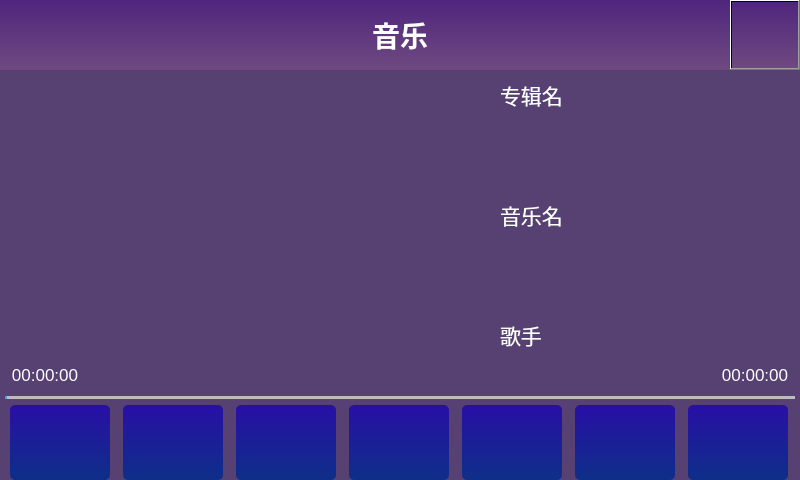
<?xml version="1.0" encoding="UTF-8"?>
<ui version="4.0">
 <class>MusicPlayer</class>
 <widget class="QWidget" name="MusicPlayer">
  <property name="geometry">
   <rect>
    <x>0</x>
    <y>0</y>
    <width>800</width>
    <height>480</height>
   </rect>
  </property>
  <property name="sizePolicy">
   <sizepolicy hsizetype="Expanding" vsizetype="Expanding">
    <horstretch>0</horstretch>
    <verstretch>0</verstretch>
   </sizepolicy>
  </property>
  <property name="minimumSize">
   <size>
    <width>800</width>
    <height>480</height>
   </size>
  </property>
  <property name="maximumSize">
   <size>
    <width>16777215</width>
    <height>16777215</height>
   </size>
  </property>
  <property name="focusPolicy">
   <enum>Qt::ClickFocus</enum>
  </property>
  <property name="windowTitle">
   <string>Form</string>
  </property>
  <property name="styleSheet">
   <string notr="true">background-color: rgb(87, 65, 115);</string>
  </property>
  <layout class="QGridLayout" name="gridLayout_3">
   <property name="leftMargin">
    <number>0</number>
   </property>
   <property name="topMargin">
    <number>0</number>
   </property>
   <property name="rightMargin">
    <number>0</number>
   </property>
   <property name="bottomMargin">
    <number>0</number>
   </property>
   <property name="spacing">
    <number>0</number>
   </property>
   <item row="0" column="0">
    <layout class="QVBoxLayout" name="verticalLayout_2">
     <property name="spacing">
      <number>0</number>
     </property>
     <item>
      <widget class="QWidget" name="widget" native="true">
       <property name="minimumSize">
        <size>
         <width>0</width>
         <height>70</height>
        </size>
       </property>
       <property name="maximumSize">
        <size>
         <width>1024000</width>
         <height>70</height>
        </size>
       </property>
       <property name="styleSheet">
        <string notr="true">background-color: qlineargradient(spread:pad, x1:0, y1:0, x2:0, y2:1, stop:0 rgb(79, 38, 126), stop:1 rgb(111, 73, 127));</string>
       </property>
       <layout class="QGridLayout" name="gridLayout_2">
        <property name="leftMargin">
         <number>0</number>
        </property>
        <property name="topMargin">
         <number>0</number>
        </property>
        <property name="rightMargin">
         <number>0</number>
        </property>
        <property name="bottomMargin">
         <number>0</number>
        </property>
        <property name="spacing">
         <number>0</number>
        </property>
        <item row="0" column="0">
         <layout class="QHBoxLayout" name="horizontalLayout_5">
          <property name="spacing">
           <number>0</number>
          </property>
          <item>
           <widget class="QLabel" name="label">
            <property name="sizePolicy">
             <sizepolicy hsizetype="Expanding" vsizetype="Preferred">
              <horstretch>0</horstretch>
              <verstretch>0</verstretch>
             </sizepolicy>
            </property>
            <property name="minimumSize">
             <size>
              <width>800</width>
              <height>70</height>
             </size>
            </property>
            <property name="maximumSize">
             <size>
              <width>16777215</width>
              <height>70</height>
             </size>
            </property>
            <property name="font">
             <font>
              <pointsize>21</pointsize>
              <weight>75</weight>
              <bold>true</bold>
             </font>
            </property>
            <property name="styleSheet">
             <string notr="true">color:white;</string>
            </property>
            <property name="text">
             <string>音乐</string>
            </property>
            <property name="alignment">
             <set>Qt::AlignCenter</set>
            </property>
           </widget>
          </item>
         </layout>
        </item>
        <item row="0" column="1">
         <widget class="QPushButton" name="return_btn">
          <property name="minimumSize">
           <size>
            <width>70</width>
            <height>70</height>
           </size>
          </property>
          <property name="maximumSize">
           <size>
            <width>70</width>
            <height>70</height>
           </size>
          </property>
          <property name="styleSheet">
           <string notr="true">QPushButton{
background-color: rgba(255, 255, 255， 0);
border-image: url(:/images/playerIcons/return_d.gif);
}
QPushButton:pressed{
	border-image: url(:/images/playerIcons/return_u.gif);
}
QPushButton:hover{


}
QPushButton:released{
	border-image: url(:/images/playerIcons/return_d.gif);
}</string>
          </property>
          <property name="text">
           <string/>
          </property>
         </widget>
        </item>
       </layout>
      </widget>
     </item>
     <item>
      <layout class="QHBoxLayout" name="horizontalLayout_6">
       <item>
        <spacer name="horizontalSpacer_3">
         <property name="orientation">
          <enum>Qt::Horizontal</enum>
         </property>
         <property name="sizeHint" stdset="0">
          <size>
           <width>40</width>
           <height>20</height>
          </size>
         </property>
        </spacer>
       </item>
       <item>
        <widget class="QLabel" name="posterLabel">
         <property name="minimumSize">
          <size>
           <width>300</width>
           <height>0</height>
          </size>
         </property>
         <property name="maximumSize">
          <size>
           <width>300</width>
           <height>300</height>
          </size>
         </property>
         <property name="styleSheet">
          <string notr="true">background-color: rgba(255, 255, 255,0);</string>
         </property>
         <property name="text">
          <string/>
         </property>
        </widget>
       </item>
       <item>
        <spacer name="horizontalSpacer_2">
         <property name="orientation">
          <enum>Qt::Horizontal</enum>
         </property>
         <property name="sizeHint" stdset="0">
          <size>
           <width>40</width>
           <height>20</height>
          </size>
         </property>
        </spacer>
       </item>
       <item>
        <layout class="QVBoxLayout" name="verticalLayout">
         <item>
          <layout class="QHBoxLayout" name="horizontalLayout_4">
           <property name="spacing">
            <number>30</number>
           </property>
           <item>
            <widget class="QLabel" name="albumIcomLabel">
             <property name="minimumSize">
              <size>
               <width>50</width>
               <height>50</height>
              </size>
             </property>
             <property name="maximumSize">
              <size>
               <width>50</width>
               <height>50</height>
              </size>
             </property>
             <property name="styleSheet">
              <string notr="true">border-image: url(:/images/playerIcons/album.png);
background-color: rgba(255, 255, 255, 0);</string>
             </property>
             <property name="text">
              <string/>
             </property>
            </widget>
           </item>
           <item>
            <widget class="QLabel" name="albumTextLabel">
             <property name="minimumSize">
              <size>
               <width>300</width>
               <height>50</height>
              </size>
             </property>
             <property name="maximumSize">
              <size>
               <width>300</width>
               <height>50</height>
              </size>
             </property>
             <property name="font">
              <font>
               <pointsize>16</pointsize>
              </font>
             </property>
             <property name="styleSheet">
              <string notr="true">background-color: rgba(255, 255, 255, 0);
color:white;</string>
             </property>
             <property name="text">
              <string>专辑名</string>
             </property>
            </widget>
           </item>
          </layout>
         </item>
         <item>
          <spacer name="verticalSpacer_2">
           <property name="orientation">
            <enum>Qt::Vertical</enum>
           </property>
           <property name="sizeHint" stdset="0">
            <size>
             <width>20</width>
             <height>40</height>
            </size>
           </property>
          </spacer>
         </item>
         <item>
          <layout class="QHBoxLayout" name="horizontalLayout_2">
           <property name="spacing">
            <number>30</number>
           </property>
           <item>
            <widget class="QLabel" name="MusicIconLabel">
             <property name="minimumSize">
              <size>
               <width>50</width>
               <height>50</height>
              </size>
             </property>
             <property name="maximumSize">
              <size>
               <width>50</width>
               <height>50</height>
              </size>
             </property>
             <property name="styleSheet">
              <string notr="true">border-image: url(:/images/playerIcons/music.png);
background-color: rgba(255, 255, 255, 0);</string>
             </property>
             <property name="text">
              <string/>
             </property>
            </widget>
           </item>
           <item>
            <widget class="QLabel" name="MusicTextLabel">
             <property name="minimumSize">
              <size>
               <width>300</width>
               <height>50</height>
              </size>
             </property>
             <property name="maximumSize">
              <size>
               <width>300</width>
               <height>50</height>
              </size>
             </property>
             <property name="font">
              <font>
               <pointsize>16</pointsize>
              </font>
             </property>
             <property name="styleSheet">
              <string notr="true">background-color: rgba(255, 255, 255, 0);
color:white;</string>
             </property>
             <property name="text">
              <string>音乐名</string>
             </property>
            </widget>
           </item>
          </layout>
         </item>
         <item>
          <spacer name="verticalSpacer">
           <property name="orientation">
            <enum>Qt::Vertical</enum>
           </property>
           <property name="sizeHint" stdset="0">
            <size>
             <width>20</width>
             <height>40</height>
            </size>
           </property>
          </spacer>
         </item>
         <item>
          <layout class="QHBoxLayout" name="horizontalLayout_3">
           <property name="spacing">
            <number>30</number>
           </property>
           <item>
            <widget class="QLabel" name="artistIconLabelLabel">
             <property name="minimumSize">
              <size>
               <width>50</width>
               <height>50</height>
              </size>
             </property>
             <property name="maximumSize">
              <size>
               <width>50</width>
               <height>50</height>
              </size>
             </property>
             <property name="styleSheet">
              <string notr="true">border-image: url(:/images/playerIcons/man.png);
background-color: rgba(255, 255, 255, 0);</string>
             </property>
             <property name="text">
              <string/>
             </property>
            </widget>
           </item>
           <item>
            <widget class="QLabel" name="artistTextLabel">
             <property name="minimumSize">
              <size>
               <width>300</width>
               <height>50</height>
              </size>
             </property>
             <property name="maximumSize">
              <size>
               <width>300</width>
               <height>50</height>
              </size>
             </property>
             <property name="font">
              <font>
               <pointsize>16</pointsize>
              </font>
             </property>
             <property name="styleSheet">
              <string notr="true">background-color: rgba(255, 255, 255, 0);
color:white;</string>
             </property>
             <property name="text">
              <string>歌手</string>
             </property>
            </widget>
           </item>
          </layout>
         </item>
        </layout>
       </item>
      </layout>
     </item>
     <item>
      <layout class="QGridLayout" name="gridLayout" rowstretch="0,0">
       <item row="0" column="0">
        <widget class="QLabel" name="curTimeLabel">
         <property name="sizePolicy">
          <sizepolicy hsizetype="Preferred" vsizetype="Preferred">
           <horstretch>0</horstretch>
           <verstretch>0</verstretch>
          </sizepolicy>
         </property>
         <property name="minimumSize">
          <size>
           <width>90</width>
           <height>30</height>
          </size>
         </property>
         <property name="maximumSize">
          <size>
           <width>90</width>
           <height>30</height>
          </size>
         </property>
         <property name="font">
          <font>
           <pointsize>13</pointsize>
          </font>
         </property>
         <property name="styleSheet">
          <string notr="true">background-color: rgba(255, 255, 255, 0);
color: white;
</string>
         </property>
         <property name="text">
          <string>00:00:00</string>
         </property>
         <property name="alignment">
          <set>Qt::AlignCenter</set>
         </property>
        </widget>
       </item>
       <item row="0" column="1">
        <spacer name="horizontalSpacer">
         <property name="orientation">
          <enum>Qt::Horizontal</enum>
         </property>
         <property name="sizeHint" stdset="0">
          <size>
           <width>308</width>
           <height>20</height>
          </size>
         </property>
        </spacer>
       </item>
       <item row="0" column="2">
        <widget class="QLabel" name="totalTimeLabel">
         <property name="minimumSize">
          <size>
           <width>90</width>
           <height>30</height>
          </size>
         </property>
         <property name="maximumSize">
          <size>
           <width>90</width>
           <height>30</height>
          </size>
         </property>
         <property name="font">
          <font>
           <pointsize>13</pointsize>
          </font>
         </property>
         <property name="styleSheet">
          <string notr="true">background-color: rgba(255, 255, 255, 0);
color:white;</string>
         </property>
         <property name="text">
          <string>00:00:00</string>
         </property>
         <property name="alignment">
          <set>Qt::AlignCenter</set>
         </property>
        </widget>
       </item>
       <item row="1" column="0" colspan="3">
        <widget class="QSlider" name="progressSlider">
         <property name="styleSheet">
          <string notr="true">QSlider{
border-color: #bcbcbc;
background-color:rgba(255,255,255,0);
}
QSlider::groove:horizontal {                                
     border: 1px solid #999999;                             
     height: 1px;                                           
    margin: 0px 0;                                         
     left: 5px; right: 5px; 
 }
QSlider::handle:horizontal {                               
     border: 0px ;                           
     border-image: url(:/images/cameraIcons/silderController.png);
     width: 15px;                                           
     margin: -7px -7px -7px -7px;                  
} 
QSlider::add-page:horizontal{
background: qlineargradient(spread:pad, x1:0, y1:1, x2:0, y2:0, stop:0 #bcbcbc, stop:0.25 #bcbcbc, stop:0.5 #bcbcbc, stop:1 #bcbcbc); 

}
QSlider::sub-page:horizontal{                               
 background: qlineargradient(spread:pad, x1:0, y1:1, x2:0, y2:0, stop:0 #439cf3, stop:0.25 #439cf3, stop:0.5 #439cf3, stop:1 #439cf3);                     
}</string>
         </property>
         <property name="orientation">
          <enum>Qt::Horizontal</enum>
         </property>
        </widget>
       </item>
      </layout>
     </item>
     <item>
      <widget class="QWidget" name="widget_2" native="true">
       <property name="minimumSize">
        <size>
         <width>0</width>
         <height>75</height>
        </size>
       </property>
       <property name="maximumSize">
        <size>
         <width>1024000</width>
         <height>75</height>
        </size>
       </property>
       <layout class="QHBoxLayout" name="horizontalLayout">
        <property name="spacing">
         <number>3</number>
        </property>
        <property name="leftMargin">
         <number>0</number>
        </property>
        <property name="topMargin">
         <number>0</number>
        </property>
        <property name="rightMargin">
         <number>0</number>
        </property>
        <property name="bottomMargin">
         <number>0</number>
        </property>
        <item>
         <widget class="QPushButton" name="setttingButton">
          <property name="minimumSize">
           <size>
            <width>100</width>
            <height>75</height>
           </size>
          </property>
          <property name="maximumSize">
           <size>
            <width>100</width>
            <height>75</height>
           </size>
          </property>
          <property name="focusPolicy">
           <enum>Qt::NoFocus</enum>
          </property>
          <property name="styleSheet">
           <string notr="true">QPushButton{
background-color: qlineargradient(spread:pad, x1:0, y1:0, x2:0, y2:1, stop:0 rgb(40, 15, 166), stop:1 rgb(14, 47, 136));
border-radius:5px;
border:0px soild red;
}

QPushButton:pressed{
border-radius:5px;
	border:3px solid red;
	background-color: qradialgradient(spread:repeat, cx:0.5, cy:0.5, radius:0.077, fx:0.5, fy:0.5, stop:0 rgba(0, 169, 255, 147), stop:0.497326 rgba(0, 0, 0, 147), stop:1 rgba(0, 169, 255, 147));
}

QPushButton:released{
	background-color: qlineargradient(spread:pad, x1:0, y1:0, x2:0, y2:1, stop:0 rgb(40, 15, 166), stop:1 rgb(14, 47, 136));
border-radius:5px;
border:0px soild red;
}</string>
          </property>
          <property name="text">
           <string/>
          </property>
          <property name="icon">
           <iconset>
            <normalon>:/images/playerIcons/settings_new(1).png</normalon>
           </iconset>
          </property>
          <property name="iconSize">
           <size>
            <width>50</width>
            <height>50</height>
           </size>
          </property>
         </widget>
        </item>
        <item>
         <widget class="QPushButton" name="playOrderButton">
          <property name="minimumSize">
           <size>
            <width>100</width>
            <height>75</height>
           </size>
          </property>
          <property name="maximumSize">
           <size>
            <width>100</width>
            <height>75</height>
           </size>
          </property>
          <property name="focusPolicy">
           <enum>Qt::NoFocus</enum>
          </property>
          <property name="styleSheet">
           <string notr="true">QPushButton{
background-color: qlineargradient(spread:pad, x1:0, y1:0, x2:0, y2:1, stop:0 rgb(40, 15, 166), stop:1 rgb(14, 47, 136));
border-radius:5px;
border:0px soild red;
}

QPushButton:pressed{
border-radius:5px;
	border:3px solid red;
	background-color: qradialgradient(spread:repeat, cx:0.5, cy:0.5, radius:0.077, fx:0.5, fy:0.5, stop:0 rgba(0, 169, 255, 147), stop:0.497326 rgba(0, 0, 0, 147), stop:1 rgba(0, 169, 255, 147));
}

QPushButton:released{
	background-color: qlineargradient(spread:pad, x1:0, y1:0, x2:0, y2:1, stop:0 rgb(40, 15, 166), stop:1 rgb(14, 47, 136));
border-radius:5px;
border:0px soild red;
}</string>
          </property>
          <property name="text">
           <string/>
          </property>
          <property name="icon">
           <iconset>
            <normalon>:/images/playerIcons/randomPlay.png</normalon>
           </iconset>
          </property>
          <property name="iconSize">
           <size>
            <width>60</width>
            <height>60</height>
           </size>
          </property>
         </widget>
        </item>
        <item>
         <widget class="QPushButton" name="preMusicButton">
          <property name="minimumSize">
           <size>
            <width>100</width>
            <height>75</height>
           </size>
          </property>
          <property name="maximumSize">
           <size>
            <width>100</width>
            <height>75</height>
           </size>
          </property>
          <property name="focusPolicy">
           <enum>Qt::NoFocus</enum>
          </property>
          <property name="styleSheet">
           <string notr="true">QPushButton{
background-color: qlineargradient(spread:pad, x1:0, y1:0, x2:0, y2:1, stop:0 rgb(40, 15, 166), stop:1 rgb(14, 47, 136));
border-radius:5px;
border:0px soild red;
}

QPushButton:pressed{
border-radius:5px;
	border:3px solid red;
	background-color: qradialgradient(spread:repeat, cx:0.5, cy:0.5, radius:0.077, fx:0.5, fy:0.5, stop:0 rgba(0, 169, 255, 147), stop:0.497326 rgba(0, 0, 0, 147), stop:1 rgba(0, 169, 255, 147));
}

QPushButton:released{
	background-color: qlineargradient(spread:pad, x1:0, y1:0, x2:0, y2:1, stop:0 rgb(40, 15, 166), stop:1 rgb(14, 47, 136));
border-radius:5px;
border:0px soild red;
}</string>
          </property>
          <property name="text">
           <string/>
          </property>
          <property name="icon">
           <iconset>
            <normalon>:/images/playerIcons/preVideo.png</normalon>
           </iconset>
          </property>
          <property name="iconSize">
           <size>
            <width>40</width>
            <height>40</height>
           </size>
          </property>
         </widget>
        </item>
        <item>
         <widget class="QPushButton" name="playButton">
          <property name="minimumSize">
           <size>
            <width>0</width>
            <height>0</height>
           </size>
          </property>
          <property name="maximumSize">
           <size>
            <width>100</width>
            <height>75</height>
           </size>
          </property>
          <property name="focusPolicy">
           <enum>Qt::NoFocus</enum>
          </property>
          <property name="styleSheet">
           <string notr="true">QPushButton{
background-color: qlineargradient(spread:pad, x1:0, y1:0, x2:0, y2:1, stop:0 rgb(40, 15, 166), stop:1 rgb(14, 47, 136));
border-radius:5px;
border:0px soild red;
}

QPushButton:pressed{
border-radius:5px;
	border:3px solid red;
	background-color: qradialgradient(spread:repeat, cx:0.5, cy:0.5, radius:0.077, fx:0.5, fy:0.5, stop:0 rgba(0, 169, 255, 147), stop:0.497326 rgba(0, 0, 0, 147), stop:1 rgba(0, 169, 255, 147));
}

QPushButton:released{
	background-color: qlineargradient(spread:pad, x1:0, y1:0, x2:0, y2:1, stop:0 rgb(40, 15, 166), stop:1 rgb(14, 47, 136));
border-radius:5px;
border:0px soild red;
}</string>
          </property>
          <property name="text">
           <string/>
          </property>
          <property name="icon">
           <iconset>
            <normalon>:/images/playerIcons/Play.png</normalon>
           </iconset>
          </property>
          <property name="iconSize">
           <size>
            <width>50</width>
            <height>50</height>
           </size>
          </property>
         </widget>
        </item>
        <item>
         <widget class="QPushButton" name="nextMusicButton">
          <property name="minimumSize">
           <size>
            <width>100</width>
            <height>75</height>
           </size>
          </property>
          <property name="maximumSize">
           <size>
            <width>100</width>
            <height>75</height>
           </size>
          </property>
          <property name="focusPolicy">
           <enum>Qt::NoFocus</enum>
          </property>
          <property name="styleSheet">
           <string notr="true">QPushButton{
background-color: qlineargradient(spread:pad, x1:0, y1:0, x2:0, y2:1, stop:0 rgb(40, 15, 166), stop:1 rgb(14, 47, 136));
border-radius:5px;
border:0px soild red;
}

QPushButton:pressed{
border-radius:5px;
	border:3px solid red;
	background-color: qradialgradient(spread:repeat, cx:0.5, cy:0.5, radius:0.077, fx:0.5, fy:0.5, stop:0 rgba(0, 169, 255, 147), stop:0.497326 rgba(0, 0, 0, 147), stop:1 rgba(0, 169, 255, 147));
}

QPushButton:released{
	background-color: qlineargradient(spread:pad, x1:0, y1:0, x2:0, y2:1, stop:0 rgb(40, 15, 166), stop:1 rgb(14, 47, 136));
border-radius:5px;
border:0px soild red;
}</string>
          </property>
          <property name="text">
           <string/>
          </property>
          <property name="icon">
           <iconset>
            <normalon>:/images/playerIcons/nextVideo.png</normalon>
           </iconset>
          </property>
          <property name="iconSize">
           <size>
            <width>40</width>
            <height>40</height>
           </size>
          </property>
         </widget>
        </item>
        <item>
         <widget class="QPushButton" name="searchButton">
          <property name="minimumSize">
           <size>
            <width>100</width>
            <height>75</height>
           </size>
          </property>
          <property name="maximumSize">
           <size>
            <width>100</width>
            <height>75</height>
           </size>
          </property>
          <property name="focusPolicy">
           <enum>Qt::NoFocus</enum>
          </property>
          <property name="styleSheet">
           <string notr="true">QPushButton{
background-color: qlineargradient(spread:pad, x1:0, y1:0, x2:0, y2:1, stop:0 rgb(40, 15, 166), stop:1 rgb(14, 47, 136));
border-radius:5px;
border:0px soild red;
}

QPushButton:pressed{
border-radius:5px;
	border:3px solid red;
	background-color: qradialgradient(spread:repeat, cx:0.5, cy:0.5, radius:0.077, fx:0.5, fy:0.5, stop:0 rgba(0, 169, 255, 147), stop:0.497326 rgba(0, 0, 0, 147), stop:1 rgba(0, 169, 255, 147));
}

QPushButton:released{
	background-color: qlineargradient(spread:pad, x1:0, y1:0, x2:0, y2:1, stop:0 rgb(40, 15, 166), stop:1 rgb(14, 47, 136));
border-radius:5px;
border:0px soild red;
}</string>
          </property>
          <property name="text">
           <string/>
          </property>
          <property name="icon">
           <iconset>
            <normalon>:/images/playerIcons/Search.png</normalon>
           </iconset>
          </property>
          <property name="iconSize">
           <size>
            <width>50</width>
            <height>50</height>
           </size>
          </property>
         </widget>
        </item>
        <item>
         <widget class="QPushButton" name="playListButton">
          <property name="minimumSize">
           <size>
            <width>100</width>
            <height>75</height>
           </size>
          </property>
          <property name="maximumSize">
           <size>
            <width>100</width>
            <height>75</height>
           </size>
          </property>
          <property name="focusPolicy">
           <enum>Qt::NoFocus</enum>
          </property>
          <property name="styleSheet">
           <string notr="true">QPushButton{
background-color: qlineargradient(spread:pad, x1:0, y1:0, x2:0, y2:1, stop:0 rgb(40, 15, 166), stop:1 rgb(14, 47, 136));
border-radius:5px;
border:0px soild red;
}

QPushButton:pressed{
border-radius:5px;
	border:3px solid red;
	background-color: qradialgradient(spread:repeat, cx:0.5, cy:0.5, radius:0.077, fx:0.5, fy:0.5, stop:0 rgba(0, 169, 255, 147), stop:0.497326 rgba(0, 0, 0, 147), stop:1 rgba(0, 169, 255, 147));
}

QPushButton:released{
	background-color: qlineargradient(spread:pad, x1:0, y1:0, x2:0, y2:1, stop:0 rgb(40, 15, 166), stop:1 rgb(14, 47, 136));
border-radius:5px;
border:0px soild red;
}</string>
          </property>
          <property name="text">
           <string/>
          </property>
          <property name="icon">
           <iconset>
            <normalon>:/images/playerIcons/list.png</normalon>
           </iconset>
          </property>
          <property name="iconSize">
           <size>
            <width>80</width>
            <height>80</height>
           </size>
          </property>
         </widget>
        </item>
       </layout>
      </widget>
     </item>
    </layout>
   </item>
  </layout>
 </widget>
 <resources/>
 <connections/>
</ui>
